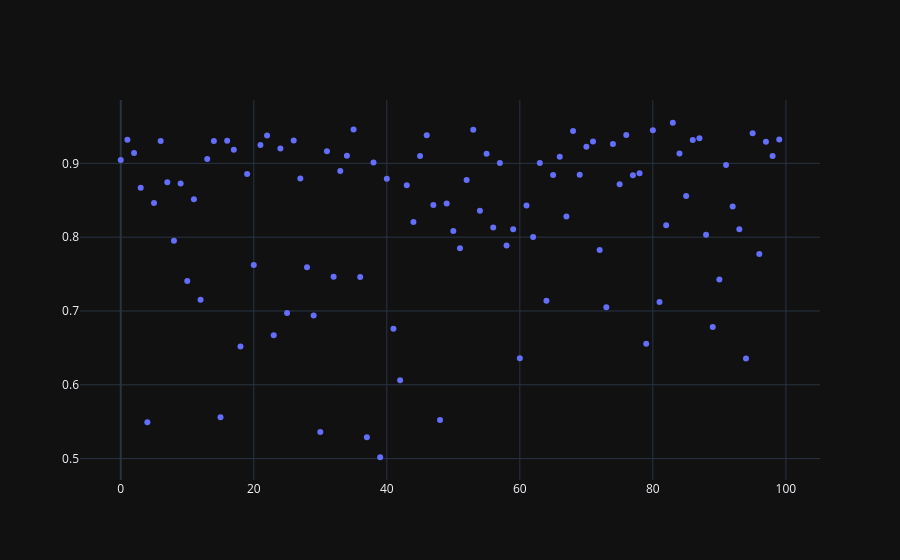

Notebook cell for this chart:
### Code cell
fig=go.Figure()
fig.add_trace(go.Scatter(x=news_df.index,y=news_df['confidence'],mode='markers'))
fig.show()
